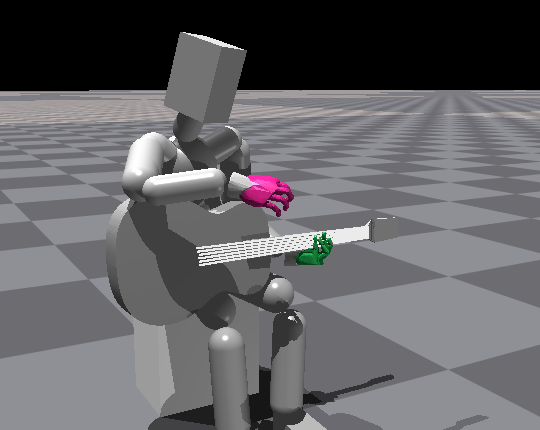
#> input picture docs/2026-10-19/stability_adapter_2/results/right_arm_wrap_upright_v1/artifacts_v1/native_wrap55_elbow_wave_0s_upper_crop_v1.png, 540 x 430 px
$ python -i build_artifacts_v1.py   (imports and definitions only)
#> lines starting #> are read from the running program, lines starting #| are printed output that depends on the picture
from pathlib import Path
import hashlib,json,shutil,subprocess
from PIL import Image,ImageDraw,ImageFont
ROOT=Path('/home/ajou/yigyu/3'); P=ROOT/'docs/2026-10-19/stability_adapter_2/results/right_arm_wrap_upright_v1'; B=ROOT/'docs/2026-10-19/stability_adapter_2/results/waist_straighten_v1/native_add8_static'; A=P/'artifacts_v1'; V=ROOT/'docs/2026-10-19/stability_adapter_2/video/right_arm_wrap_upright_v1'
sha=lambda b:hashlib.sha256(b).hexdigest(); fsha=lambda p:sha(Path(p).read_bytes())
runs=['native_relief12_static','native_relief20_static','native_upper20_static','native_upper40_static','native_wrap40_static','native_wrap55_static','native_wrap55_elbow_wave']
# Direct source files and per-run raw video/frame files consumed by this package.
source=[P/'timelines_final_v1.json',P/'posture_final_v1.json',P/'waist_final_v1.json']
# [7 lines not run here, left out]
producers=[ROOT/'stability_adapter_2/analyze_right_arm_wrap_timelines_v2.py',ROOT/'stability_adapter_2/analyze_right_arm_wrap_posture_v2.py',A/'build_artifacts_v1.py']
inputs_before={p:fsha(p) for p in source if p.exists()}; producers_before={p:fsha(p) for p in producers if p.exists()}
font=ImageFont.truetype('/usr/share/fonts/truetype/nanum/NanumGothic.ttf',18)
def gallery(path,panels,title,resize=(520,292)):
 w,h=resize; top,bottom,gap=42,32,16
 canvas=Image.new('RGB',(gap+(w+gap)*len(panels),top+h+bottom),'white'); draw=ImageDraw.Draw(canvas); draw.text((gap,12),title,fill='black',font=font)
 for j,(src,label) in enumerate(panels):
  im=Image.open(src).convert('RGB').resize((w,h),Image.Resampling.LANCZOS); x=gap+j*(w+gap); canvas.paste(im,(x,top)); draw.text((x,top+h+6),label,fill='black',font=font)
 canvas.save(path)
# Native whole-body initial camera check against baseline.
# [1 line not run here, left out]
cameras={}
# [3 lines not run here, left out]
wbB=B/'media/frames/whole_body/00000.png'; wbS=P/'native_wrap55_static/media/frames/whole_body/00000.png'
# [1 line not run here, left out]
# Two side-view native PNGs retain their actual G-relative camera targets; captions disclose view limit.
sideB=B/'media/initial_support_side.png'; sideS=P/'native_wrap55_static/media/initial_support_side.png'
# [1 line not run here, left out]
# Same-region crop from identical whole-body camera frames. Shared image-space region.
def crop(src,dst):
#> called with dst = 'out.png'
 im=Image.open(src).convert('RGB'); im.crop((390,125,930,555)).resize((540,430),Image.Resampling.LANCZOS).save(dst)
#> in crop, im is the input picture: PIL image 540x430 RGB; mean R, G, B 99.3, 98.6, 102.1
#> after `im = Image.open(src).convert('RGB')`:
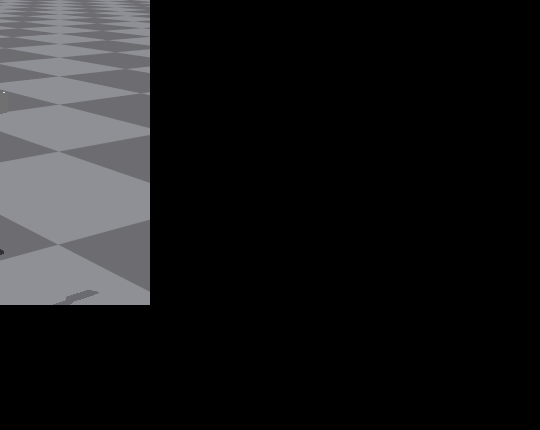
#> saved as out.png: PIL image 540x430 RGB; mean R, G, B 25.5, 25.5, 26.8
# [12 lines not run here, left out]
# Chosen wave actual hands camera timeline.
panels=[]
# [2 lines not run here, left out]
# Copy sixteen source MP4s exactly; keep each true duration including partials.
videos=[]
# [7 lines not run here, left out]
source_records=[]
# [2 lines not run here, left out]
producer_records=[]
# [2 lines not run here, left out]
images=[{'path':str(p),'sha256':fsha(p)} for p in sorted(A.glob('*.png'))]
manifest={'purpose':'native artifact packaging, no new simulation or video re-encode','camera_comparison':cameras,'native_source_inputs':source_records,'producers':producer_records,'video_copies':videos,'derived_images':images}
# [2 lines not run here, left out]

>>> result = crop('native_wrap55_elbow_wave_0s_upper_crop_v1.png', 'out.png')

$ run again, on docs/2026-10-19/stability_adapter_2/results/right_arm_wrap_upright_v1/artifacts_v1/native_wrap55_elbow_wave_whole_0_2_5_v1.png
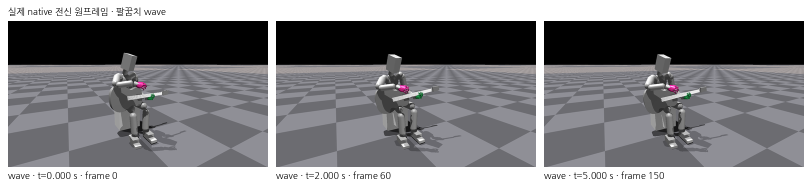
#> input picture docs/2026-10-19/stability_adapter_2/results/right_arm_wrap_upright_v1/artifacts_v1/native_wrap55_elbow_wave_whole_0_2_5_v1.png, 1624 x 366 px (shown at 1/2 size)
#> in crop, im is the input picture: PIL image 1624x366 RGB; mean R, G, B 125.7, 125.5, 128.3
#> in crop, `im = Image.open(src).convert('RGB')`:
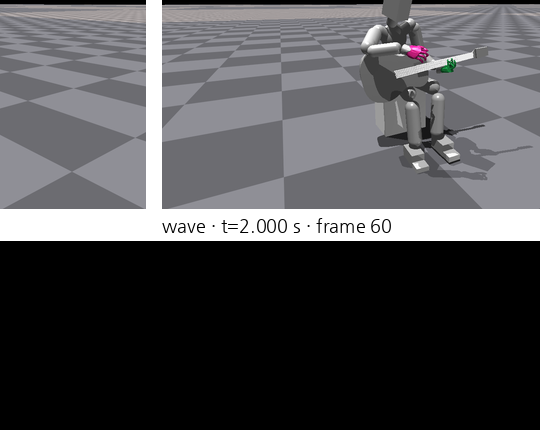
#> saved as out.png: PIL image 540x430 RGB; mean R, G, B 79.6, 79.4, 81.9
